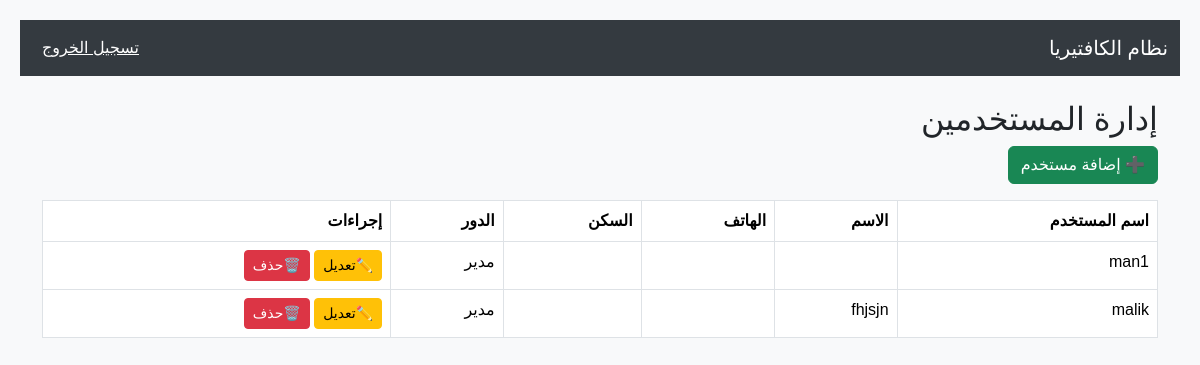
The app's page /staff/users/ (signed in) with its own data.
### staff/models.py (models this page shows, shortened)
class CustomUser(AbstractUser):
    ROLES = (
        ('manager', 'مدير'),
        ('cashier', 'كاشير'),
        ('staff', 'موظف'),
    )
    role = models.CharField(max_length=20, choices=ROLES, default='staff')
    full_name = models.CharField(max_length=150)
    phone_number = models.CharField(max_length=20, blank=True)
    location = models.CharField(max_length=255, blank=True)

### staff/views.py (the view)
# urls.py: path('users/', views.staff_list, name='staff_list'),
@login_required
def staff_list(request):
    users = User.objects.exclude(id=request.user.id)
    return render(request, 'staff/user_list.html', {'users': users})

### templates/staff/user_list.html (shortened to what this page needs)
{% extends "base.html" %}
{% block content %}
<h2>إدارة المستخدمين</h2>
<a href="{% url 'create_user' %}" class="btn btn-success mb-3">➕ إضافة مستخدم</a>
<table class="table table-bordered">
<tr>
    <th>اسم المستخدم</th>
    <th>الاسم</th>
    <th>الهاتف</th>
    <th>السكن</th>
    <th>الدور</th>
    <th>إجراءات</th>
</tr>
{% for user in users %}
<tr>
    <td>{{ user.username }}</td>
    <td>{{ user.full_name }}</td>
    <td>{{ user.phone_number }}</td>
    <td>{{ user.location }}</td>
    <td>{{ user.get_role_display }}</td>
    <td>
        <a href="{% url 'update_user' user.id %}" class="btn btn-sm btn-warning">✏️تعديل</a>
        <form method="POST"
                  action="{% url 'delete_user' user.id %}"
                  style="display:inline;"
                  onsubmit="return confirm('هل أنت متأكد من الحذف؟');">
                <button class="btn btn-sm btn-danger">🗑️حذف</button>
            </form>
    </td>
</tr>
{% endfor %}
</table>
{% endblock %}

### static/css/style.css (style rules this page uses)
body { direction: rtl; font-family: "Cairo", sans-serif; background-color: #f8f9fa; padding: 20px; }

### records on screen
CustomUser: username "man1", role "مدير"
CustomUser: username "malik", full_name "fhjsjn", role "مدير"
